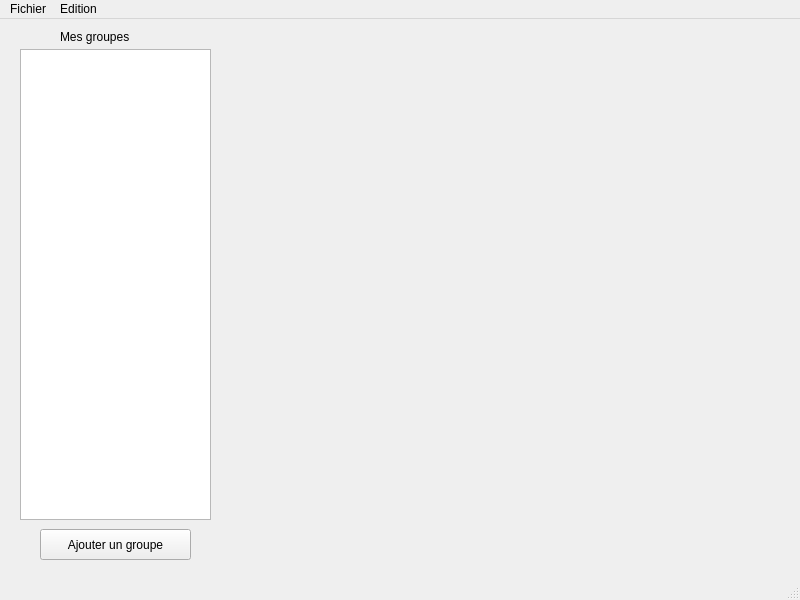
<?xml version="1.0" encoding="UTF-8"?>
<ui version="4.0">
 <class>PagePrincipale</class>
 <widget class="QMainWindow" name="PagePrincipale">
  <property name="geometry">
   <rect>
    <x>0</x>
    <y>0</y>
    <width>800</width>
    <height>600</height>
   </rect>
  </property>
  <property name="windowTitle">
   <string>MainWindow</string>
  </property>
  <widget class="QWidget" name="centralwidget">
   <widget class="QPushButton" name="ajouterGroupe">
    <property name="geometry">
     <rect>
      <x>40</x>
      <y>510</y>
      <width>151</width>
      <height>31</height>
     </rect>
    </property>
    <property name="text">
     <string>Ajouter un groupe</string>
    </property>
   </widget>
   <widget class="QTreeView" name="treeView">
    <property name="geometry">
     <rect>
      <x>20</x>
      <y>30</y>
      <width>191</width>
      <height>471</height>
     </rect>
    </property>
   </widget>
   <widget class="QLabel" name="label">
    <property name="geometry">
     <rect>
      <x>60</x>
      <y>10</y>
      <width>91</width>
      <height>16</height>
     </rect>
    </property>
    <property name="text">
     <string>Mes groupes</string>
    </property>
   </widget>
  </widget>
  <widget class="QMenuBar" name="menubar">
   <property name="geometry">
    <rect>
     <x>0</x>
     <y>0</y>
     <width>800</width>
     <height>22</height>
    </rect>
   </property>
   <widget class="QMenu" name="menuYop">
    <property name="title">
     <string>Fichier</string>
    </property>
   </widget>
   <widget class="QMenu" name="menuEdition">
    <property name="title">
     <string>Edition</string>
    </property>
   </widget>
   <addaction name="menuYop"/>
   <addaction name="menuEdition"/>
  </widget>
  <widget class="QStatusBar" name="statusbar"/>
 </widget>
 <resources/>
 <connections/>
</ui>
